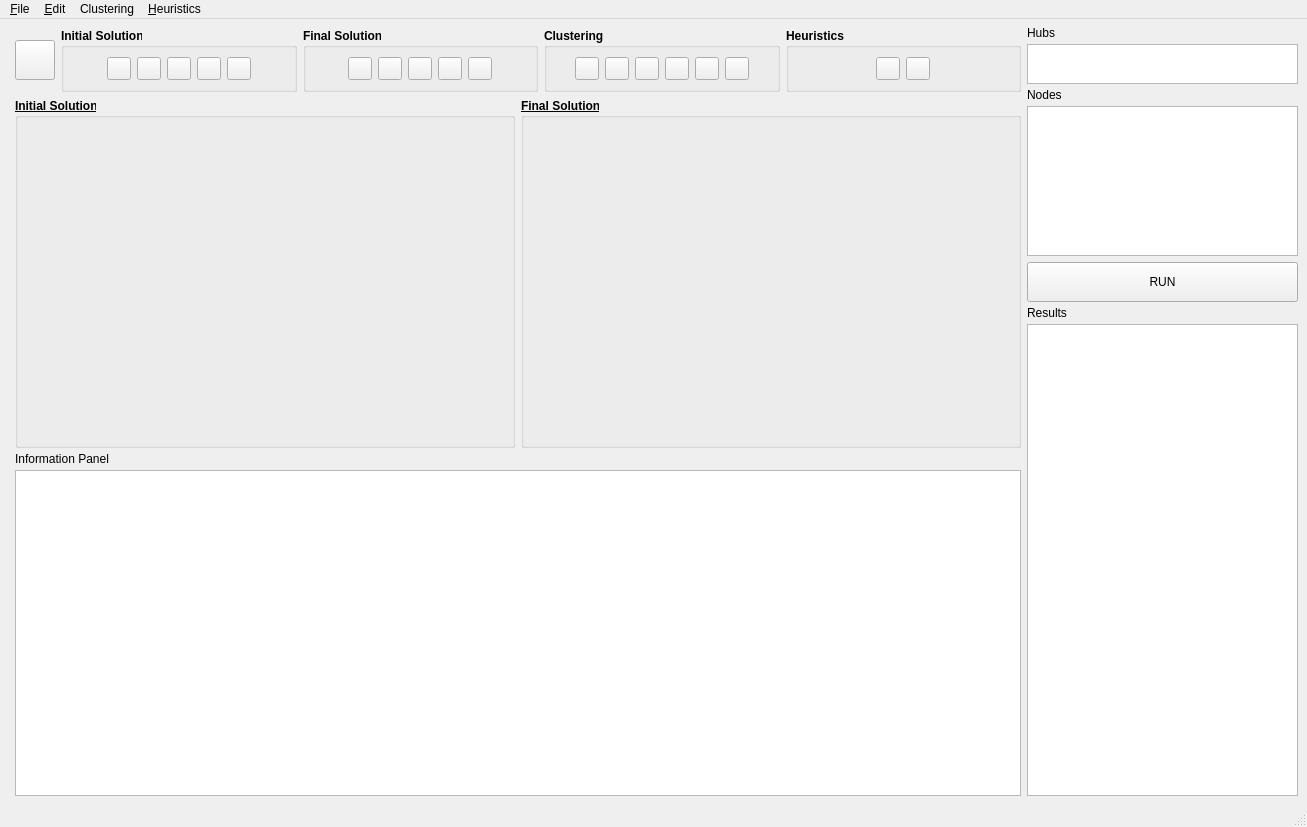
<?xml version="1.0" encoding="UTF-8"?>
<ui version="4.0">
 <class>MainWindow</class>
 <widget class="QMainWindow" name="MainWindow">
  <property name="geometry">
   <rect>
    <x>0</x>
    <y>0</y>
    <width>1307</width>
    <height>827</height>
   </rect>
  </property>
  <property name="windowTitle">
   <string>Hub Allocation U.I.</string>
  </property>
  <property name="windowIcon">
   <iconset>
    <normaloff>Icons/icons8-hub-64.png</normaloff>Icons/icons8-hub-64.png</iconset>
  </property>
  <widget class="QWidget" name="centralwidget">
   <layout class="QFormLayout" name="formLayout">
    <item row="0" column="1">
     <layout class="QHBoxLayout" name="horizontalLayout_8">
      <item>
       <layout class="QVBoxLayout" name="verticalLayout_8">
        <item>
         <layout class="QVBoxLayout" name="verticalLayout">
          <item>
           <layout class="QHBoxLayout" name="horizontalLayout_6">
            <item>
             <widget class="QToolButton" name="toolButton">
              <property name="minimumSize">
               <size>
                <width>40</width>
                <height>40</height>
               </size>
              </property>
              <property name="maximumSize">
               <size>
                <width>40</width>
                <height>40</height>
               </size>
              </property>
              <property name="text">
               <string/>
              </property>
              <property name="icon">
               <iconset>
                <normaloff>Icons/icons8-opened-folder-48.png</normaloff>Icons/icons8-opened-folder-48.png</iconset>
              </property>
             </widget>
            </item>
            <item>
             <layout class="QHBoxLayout" name="horizontalLayout_5">
              <item>
               <widget class="QGroupBox" name="groupBox">
                <property name="maximumSize">
                 <size>
                  <width>16777215</width>
                  <height>70</height>
                 </size>
                </property>
                <property name="font">
                 <font>
                  <weight>75</weight>
                  <bold>true</bold>
                 </font>
                </property>
                <property name="title">
                 <string>Initial Solution</string>
                </property>
                <layout class="QGridLayout" name="gridLayout">
                 <item row="0" column="0">
                  <layout class="QHBoxLayout" name="horizontalLayout">
                   <item>
                    <widget class="QToolButton" name="toolButton_I1">
                     <property name="text">
                      <string/>
                     </property>
                     <property name="icon">
                      <iconset>
                       <normaloff>Icons/icons8-save-48.png</normaloff>Icons/icons8-save-48.png</iconset>
                     </property>
                    </widget>
                   </item>
                   <item>
                    <widget class="QToolButton" name="toolButton_I2">
                     <property name="text">
                      <string/>
                     </property>
                     <property name="icon">
                      <iconset>
                       <normaloff>Icons/icons8-export-48.png</normaloff>Icons/icons8-export-48.png</iconset>
                     </property>
                    </widget>
                   </item>
                   <item>
                    <widget class="QToolButton" name="toolButton_I3">
                     <property name="text">
                      <string/>
                     </property>
                     <property name="icon">
                      <iconset>
                       <normaloff>Icons/icons8-erase-48.png</normaloff>Icons/icons8-erase-48.png</iconset>
                     </property>
                    </widget>
                   </item>
                   <item>
                    <widget class="QToolButton" name="toolButton_I4">
                     <property name="text">
                      <string/>
                     </property>
                     <property name="icon">
                      <iconset>
                       <normaloff>Icons/icons8-return-48.png</normaloff>Icons/icons8-return-48.png</iconset>
                     </property>
                    </widget>
                   </item>
                   <item>
                    <widget class="QToolButton" name="toolButton_I5">
                     <property name="text">
                      <string/>
                     </property>
                     <property name="icon">
                      <iconset>
                       <normaloff>Icons/icons8-forward-arrow-48.png</normaloff>Icons/icons8-forward-arrow-48.png</iconset>
                     </property>
                    </widget>
                   </item>
                  </layout>
                 </item>
                </layout>
               </widget>
              </item>
              <item>
               <widget class="QGroupBox" name="groupBox_2">
                <property name="maximumSize">
                 <size>
                  <width>16777215</width>
                  <height>70</height>
                 </size>
                </property>
                <property name="font">
                 <font>
                  <weight>75</weight>
                  <bold>true</bold>
                 </font>
                </property>
                <property name="title">
                 <string>Final Solution</string>
                </property>
                <layout class="QGridLayout" name="gridLayout_2">
                 <item row="0" column="0">
                  <layout class="QHBoxLayout" name="horizontalLayout_2">
                   <item>
                    <widget class="QToolButton" name="toolButton_F1">
                     <property name="text">
                      <string/>
                     </property>
                     <property name="icon">
                      <iconset>
                       <normaloff>Icons/icons8-save-48.png</normaloff>Icons/icons8-save-48.png</iconset>
                     </property>
                    </widget>
                   </item>
                   <item>
                    <widget class="QToolButton" name="toolButton_F2">
                     <property name="text">
                      <string/>
                     </property>
                     <property name="icon">
                      <iconset>
                       <normaloff>Icons/icons8-export-48.png</normaloff>Icons/icons8-export-48.png</iconset>
                     </property>
                    </widget>
                   </item>
                   <item>
                    <widget class="QToolButton" name="toolButton_F3">
                     <property name="text">
                      <string/>
                     </property>
                     <property name="icon">
                      <iconset>
                       <normaloff>Icons/icons8-erase-48.png</normaloff>Icons/icons8-erase-48.png</iconset>
                     </property>
                    </widget>
                   </item>
                   <item>
                    <widget class="QToolButton" name="toolButton_F4">
                     <property name="text">
                      <string/>
                     </property>
                     <property name="icon">
                      <iconset>
                       <normaloff>Icons/icons8-return-48.png</normaloff>Icons/icons8-return-48.png</iconset>
                     </property>
                    </widget>
                   </item>
                   <item>
                    <widget class="QToolButton" name="toolButton_F5">
                     <property name="text">
                      <string/>
                     </property>
                     <property name="icon">
                      <iconset>
                       <normaloff>Icons/icons8-forward-arrow-48.png</normaloff>Icons/icons8-forward-arrow-48.png</iconset>
                     </property>
                    </widget>
                   </item>
                  </layout>
                 </item>
                </layout>
               </widget>
              </item>
              <item>
               <widget class="QGroupBox" name="groupBox_3">
                <property name="maximumSize">
                 <size>
                  <width>16777215</width>
                  <height>70</height>
                 </size>
                </property>
                <property name="font">
                 <font>
                  <weight>75</weight>
                  <bold>true</bold>
                 </font>
                </property>
                <property name="title">
                 <string>Clustering</string>
                </property>
                <layout class="QGridLayout" name="gridLayout_3">
                 <item row="0" column="0">
                  <layout class="QHBoxLayout" name="horizontalLayout_3">
                   <item>
                    <widget class="QToolButton" name="toolButton_C1">
                     <property name="text">
                      <string/>
                     </property>
                     <property name="icon">
                      <iconset>
                       <normaloff>Icons/icons8-cluster-64.png</normaloff>Icons/icons8-cluster-64.png</iconset>
                     </property>
                    </widget>
                   </item>
                   <item>
                    <widget class="QToolButton" name="toolButton_C2">
                     <property name="text">
                      <string/>
                     </property>
                     <property name="icon">
                      <iconset>
                       <normaloff>Icons/icons8-affinity-publisher-48.png</normaloff>Icons/icons8-affinity-publisher-48.png</iconset>
                     </property>
                    </widget>
                   </item>
                   <item>
                    <widget class="QToolButton" name="toolButton_C3">
                     <property name="text">
                      <string/>
                     </property>
                     <property name="icon">
                      <iconset>
                       <normaloff>Icons/icons8-metamorphose-100.png</normaloff>Icons/icons8-metamorphose-100.png</iconset>
                     </property>
                    </widget>
                   </item>
                   <item>
                    <widget class="QToolButton" name="toolButton_C4">
                     <property name="text">
                      <string/>
                     </property>
                     <property name="icon">
                      <iconset>
                       <normaloff>Icons/icons8-audio-wave2-100.png</normaloff>Icons/icons8-audio-wave2-100.png</iconset>
                     </property>
                    </widget>
                   </item>
                   <item>
                    <widget class="QToolButton" name="toolButton_C5">
                     <property name="text">
                      <string/>
                     </property>
                     <property name="icon">
                      <iconset>
                       <normaloff>Icons/icons8-hierarchical-structure-64.png</normaloff>Icons/icons8-hierarchical-structure-64.png</iconset>
                     </property>
                    </widget>
                   </item>
                   <item>
                    <widget class="QToolButton" name="toolButton_C6">
                     <property name="text">
                      <string/>
                     </property>
                     <property name="icon">
                      <iconset>
                       <normaloff>Icons/icons8-detikberitaid-48.png</normaloff>Icons/icons8-detikberitaid-48.png</iconset>
                     </property>
                    </widget>
                   </item>
                  </layout>
                 </item>
                </layout>
               </widget>
              </item>
              <item>
               <widget class="QGroupBox" name="groupBox_4">
                <property name="minimumSize">
                 <size>
                  <width>0</width>
                  <height>0</height>
                 </size>
                </property>
                <property name="maximumSize">
                 <size>
                  <width>16777215</width>
                  <height>70</height>
                 </size>
                </property>
                <property name="font">
                 <font>
                  <weight>75</weight>
                  <bold>true</bold>
                 </font>
                </property>
                <property name="title">
                 <string>Heuristics</string>
                </property>
                <layout class="QGridLayout" name="gridLayout_4">
                 <item row="0" column="0">
                  <layout class="QHBoxLayout" name="horizontalLayout_4">
                   <item>
                    <widget class="QToolButton" name="toolButton_H1">
                     <property name="text">
                      <string/>
                     </property>
                     <property name="icon">
                      <iconset>
                       <normaloff>Icons/icons8-h-32.png</normaloff>Icons/icons8-h-32.png</iconset>
                     </property>
                    </widget>
                   </item>
                   <item>
                    <widget class="QToolButton" name="toolButton_H2">
                     <property name="text">
                      <string/>
                     </property>
                     <property name="icon">
                      <iconset>
                       <normaloff>Icons/icons8-a-32.png</normaloff>Icons/icons8-a-32.png</iconset>
                     </property>
                    </widget>
                   </item>
                  </layout>
                 </item>
                </layout>
               </widget>
              </item>
             </layout>
            </item>
           </layout>
          </item>
          <item>
           <layout class="QHBoxLayout" name="horizontalLayout_7">
            <item>
             <widget class="QGroupBox" name="groupBox_5">
              <property name="minimumSize">
               <size>
                <width>500</width>
                <height>350</height>
               </size>
              </property>
              <property name="maximumSize">
               <size>
                <width>500</width>
                <height>350</height>
               </size>
              </property>
              <property name="font">
               <font>
                <weight>75</weight>
                <bold>true</bold>
                <underline>true</underline>
               </font>
              </property>
              <property name="title">
               <string>Initial Solution</string>
              </property>
              <widget class="QLabel" name="label_In">
               <property name="geometry">
                <rect>
                 <x>10</x>
                 <y>20</y>
                 <width>431</width>
                 <height>261</height>
                </rect>
               </property>
               <property name="text">
                <string/>
               </property>
              </widget>
             </widget>
            </item>
            <item>
             <widget class="QGroupBox" name="groupBox_6">
              <property name="minimumSize">
               <size>
                <width>500</width>
                <height>350</height>
               </size>
              </property>
              <property name="maximumSize">
               <size>
                <width>500</width>
                <height>350</height>
               </size>
              </property>
              <property name="font">
               <font>
                <weight>75</weight>
                <bold>true</bold>
                <underline>true</underline>
               </font>
              </property>
              <property name="title">
               <string>Final Solution</string>
              </property>
              <widget class="QLabel" name="label__Fin">
               <property name="geometry">
                <rect>
                 <x>10</x>
                 <y>20</y>
                 <width>431</width>
                 <height>261</height>
                </rect>
               </property>
               <property name="text">
                <string/>
               </property>
              </widget>
             </widget>
            </item>
           </layout>
          </item>
         </layout>
        </item>
        <item>
         <layout class="QVBoxLayout" name="verticalLayout_7">
          <item>
           <widget class="QLabel" name="label_6">
            <property name="minimumSize">
             <size>
              <width>250</width>
              <height>10</height>
             </size>
            </property>
            <property name="maximumSize">
             <size>
              <width>16777215</width>
              <height>10</height>
             </size>
            </property>
            <property name="text">
             <string>Information Panel</string>
            </property>
           </widget>
          </item>
          <item>
           <widget class="QListWidget" name="listWidget_Info"/>
          </item>
         </layout>
        </item>
       </layout>
      </item>
      <item>
       <layout class="QVBoxLayout" name="verticalLayout_6">
        <item>
         <layout class="QVBoxLayout" name="verticalLayout_4">
          <item>
           <layout class="QVBoxLayout" name="verticalLayout_2">
            <property name="sizeConstraint">
             <enum>QLayout::SetDefaultConstraint</enum>
            </property>
            <item>
             <widget class="QLabel" name="label_3">
              <property name="minimumSize">
               <size>
                <width>250</width>
                <height>10</height>
               </size>
              </property>
              <property name="maximumSize">
               <size>
                <width>16777215</width>
                <height>10</height>
               </size>
              </property>
              <property name="text">
               <string>Hubs</string>
              </property>
             </widget>
            </item>
            <item>
             <widget class="QListView" name="listView_Hubs">
              <property name="minimumSize">
               <size>
                <width>250</width>
                <height>40</height>
               </size>
              </property>
              <property name="maximumSize">
               <size>
                <width>16777215</width>
                <height>40</height>
               </size>
              </property>
             </widget>
            </item>
           </layout>
          </item>
          <item>
           <layout class="QVBoxLayout" name="verticalLayout_3">
            <property name="sizeConstraint">
             <enum>QLayout::SetDefaultConstraint</enum>
            </property>
            <item>
             <widget class="QLabel" name="label_4">
              <property name="minimumSize">
               <size>
                <width>250</width>
                <height>10</height>
               </size>
              </property>
              <property name="maximumSize">
               <size>
                <width>16777215</width>
                <height>10</height>
               </size>
              </property>
              <property name="text">
               <string>Nodes</string>
              </property>
             </widget>
            </item>
            <item>
             <widget class="QListView" name="listView_Nodes">
              <property name="minimumSize">
               <size>
                <width>250</width>
                <height>90</height>
               </size>
              </property>
              <property name="maximumSize">
               <size>
                <width>16777215</width>
                <height>150</height>
               </size>
              </property>
             </widget>
            </item>
            <item>
             <widget class="QToolButton" name="toolButton_Run">
              <property name="sizePolicy">
               <sizepolicy hsizetype="Expanding" vsizetype="Fixed">
                <horstretch>0</horstretch>
                <verstretch>0</verstretch>
               </sizepolicy>
              </property>
              <property name="minimumSize">
               <size>
                <width>250</width>
                <height>40</height>
               </size>
              </property>
              <property name="maximumSize">
               <size>
                <width>16777215</width>
                <height>40</height>
               </size>
              </property>
              <property name="text">
               <string>RUN</string>
              </property>
             </widget>
            </item>
           </layout>
          </item>
         </layout>
        </item>
        <item>
         <layout class="QVBoxLayout" name="verticalLayout_5">
          <item>
           <widget class="QLabel" name="label_5">
            <property name="minimumSize">
             <size>
              <width>250</width>
              <height>10</height>
             </size>
            </property>
            <property name="maximumSize">
             <size>
              <width>16777215</width>
              <height>10</height>
             </size>
            </property>
            <property name="text">
             <string>Results</string>
            </property>
           </widget>
          </item>
          <item>
           <widget class="QListWidget" name="listWidget_Result"/>
          </item>
         </layout>
        </item>
       </layout>
      </item>
     </layout>
    </item>
   </layout>
  </widget>
  <widget class="QMenuBar" name="menubar">
   <property name="geometry">
    <rect>
     <x>0</x>
     <y>0</y>
     <width>1307</width>
     <height>26</height>
    </rect>
   </property>
   <widget class="QMenu" name="menu_File">
    <property name="title">
     <string>&amp;File</string>
    </property>
    <widget class="QMenu" name="menu_Export_As">
     <property name="title">
      <string>&amp;Export As</string>
     </property>
     <property name="icon">
      <iconset>
       <normaloff>Icons/icons8-export-48.png</normaloff>Icons/icons8-export-48.png</iconset>
     </property>
     <addaction name="action_Initial_Solution"/>
     <addaction name="action_Final_Solution"/>
    </widget>
    <addaction name="action_oPEN_dATA"/>
    <addaction name="separator"/>
    <addaction name="action_Save_Initial_Solution"/>
    <addaction name="action_Save_Final_Solution"/>
    <addaction name="separator"/>
    <addaction name="menu_Export_As"/>
    <addaction name="separator"/>
    <addaction name="action_Exit"/>
   </widget>
   <widget class="QMenu" name="menu_Edit">
    <property name="title">
     <string>&amp;Edit</string>
    </property>
    <widget class="QMenu" name="menu_Clear">
     <property name="title">
      <string>&amp;Clear</string>
     </property>
     <property name="icon">
      <iconset>
       <normaloff>Icons/icons8-erase-48.png</normaloff>Icons/icons8-erase-48.png</iconset>
     </property>
     <addaction name="action_Initial_Solution_2"/>
     <addaction name="action_Final_Solution_2"/>
    </widget>
    <widget class="QMenu" name="menu_Undo">
     <property name="title">
      <string>&amp;Undo</string>
     </property>
     <property name="icon">
      <iconset>
       <normaloff>Icons/icons8-return-48.png</normaloff>Icons/icons8-return-48.png</iconset>
     </property>
     <addaction name="action_Initial_Solution_3"/>
     <addaction name="action_Final_Solution_3"/>
    </widget>
    <widget class="QMenu" name="menu_Redo">
     <property name="title">
      <string>&amp;Redo</string>
     </property>
     <property name="icon">
      <iconset>
       <normaloff>Icons/icons8-forward-arrow-48.png</normaloff>Icons/icons8-forward-arrow-48.png</iconset>
     </property>
     <addaction name="action_Initial_Solution_4"/>
     <addaction name="action_Final_Solution_4"/>
    </widget>
    <addaction name="menu_Clear"/>
    <addaction name="separator"/>
    <addaction name="menu_Undo"/>
    <addaction name="menu_Redo"/>
   </widget>
   <widget class="QMenu" name="menuClustering">
    <property name="title">
     <string>Clustering</string>
    </property>
    <addaction name="action_K_Means"/>
    <addaction name="action_Affinitiy_Propagation"/>
    <addaction name="action_Means_Shift"/>
    <addaction name="action_Spectral_Clustering"/>
    <addaction name="action_Hierarchical_Clustering"/>
    <addaction name="action_DBSCAN"/>
   </widget>
   <widget class="QMenu" name="menu_Heuristics">
    <property name="title">
     <string>&amp;Heuristics</string>
    </property>
    <addaction name="action_Hill_Climbing"/>
    <addaction name="action_Simulated_Anneling"/>
   </widget>
   <addaction name="menu_File"/>
   <addaction name="menu_Edit"/>
   <addaction name="menuClustering"/>
   <addaction name="menu_Heuristics"/>
  </widget>
  <widget class="QStatusBar" name="statusbar"/>
  <action name="action_oPEN_dATA">
   <property name="icon">
    <iconset>
     <normaloff>Icons/icons8-opened-folder-48.png</normaloff>Icons/icons8-opened-folder-48.png</iconset>
   </property>
   <property name="text">
    <string>&amp;Open Data</string>
   </property>
   <property name="shortcut">
    <string>Ctrl+O</string>
   </property>
  </action>
  <action name="action_Save_Initial_Solution">
   <property name="checkable">
    <bool>true</bool>
   </property>
   <property name="enabled">
    <bool>false</bool>
   </property>
   <property name="icon">
    <iconset>
     <normaloff>Icons/icons8-save-48.png</normaloff>Icons/icons8-save-48.png</iconset>
   </property>
   <property name="text">
    <string>&amp;Save Initial Solution</string>
   </property>
   <property name="shortcut">
    <string>Ctrl+S</string>
   </property>
  </action>
  <action name="action_Save_Final_Solution">
   <property name="checkable">
    <bool>true</bool>
   </property>
   <property name="enabled">
    <bool>false</bool>
   </property>
   <property name="icon">
    <iconset>
     <normaloff>Icons/icons8-save-48.png</normaloff>Icons/icons8-save-48.png</iconset>
   </property>
   <property name="text">
    <string>&amp;Save Final Solution</string>
   </property>
  </action>
  <action name="action_Exit">
   <property name="icon">
    <iconset>
     <normaloff>Icons/icons8-close-48.png</normaloff>Icons/icons8-close-48.png</iconset>
   </property>
   <property name="text">
    <string>&amp;Exit</string>
   </property>
   <property name="shortcut">
    <string>Shift+F4</string>
   </property>
  </action>
  <action name="action_Initial_Solution">
   <property name="checkable">
    <bool>true</bool>
   </property>
   <property name="enabled">
    <bool>false</bool>
   </property>
   <property name="icon">
    <iconset>
     <normaloff>Icons/icons8-incoming-data-48.png</normaloff>Icons/icons8-incoming-data-48.png</iconset>
   </property>
   <property name="text">
    <string>&amp;Initial Solution</string>
   </property>
  </action>
  <action name="action_Final_Solution">
   <property name="checkable">
    <bool>true</bool>
   </property>
   <property name="enabled">
    <bool>false</bool>
   </property>
   <property name="icon">
    <iconset>
     <normaloff>Icons/icons8-outgoing-data-48.png</normaloff>Icons/icons8-outgoing-data-48.png</iconset>
   </property>
   <property name="text">
    <string>&amp;Final Solution</string>
   </property>
  </action>
  <action name="action_Initial_Solution_2">
   <property name="checkable">
    <bool>true</bool>
   </property>
   <property name="enabled">
    <bool>false</bool>
   </property>
   <property name="icon">
    <iconset>
     <normaloff>Icons/icons8-incoming-data-48.png</normaloff>Icons/icons8-incoming-data-48.png</iconset>
   </property>
   <property name="text">
    <string>&amp;Initial Solution</string>
   </property>
   <property name="shortcut">
    <string>Ctrl+L</string>
   </property>
  </action>
  <action name="action_Initial_Solution_3">
   <property name="checkable">
    <bool>true</bool>
   </property>
   <property name="enabled">
    <bool>false</bool>
   </property>
   <property name="icon">
    <iconset>
     <normaloff>Icons/icons8-incoming-data-48.png</normaloff>Icons/icons8-incoming-data-48.png</iconset>
   </property>
   <property name="text">
    <string>&amp;Initial Solution</string>
   </property>
   <property name="shortcut">
    <string>Ctrl+Left</string>
   </property>
  </action>
  <action name="action_Initial_Solution_4">
   <property name="checkable">
    <bool>true</bool>
   </property>
   <property name="enabled">
    <bool>false</bool>
   </property>
   <property name="icon">
    <iconset>
     <normaloff>Icons/icons8-incoming-data-48.png</normaloff>Icons/icons8-incoming-data-48.png</iconset>
   </property>
   <property name="text">
    <string>&amp;Initial Solution</string>
   </property>
   <property name="shortcut">
    <string>Ctrl+Right</string>
   </property>
  </action>
  <action name="action_Final_Solution_2">
   <property name="checkable">
    <bool>true</bool>
   </property>
   <property name="enabled">
    <bool>false</bool>
   </property>
   <property name="icon">
    <iconset>
     <normaloff>Icons/icons8-outgoing-data-48.png</normaloff>Icons/icons8-outgoing-data-48.png</iconset>
   </property>
   <property name="text">
    <string>&amp;Final Solution</string>
   </property>
   <property name="shortcut">
    <string>Ctrl+Shift+L</string>
   </property>
  </action>
  <action name="action_Final_Solution_3">
   <property name="checkable">
    <bool>true</bool>
   </property>
   <property name="enabled">
    <bool>false</bool>
   </property>
   <property name="icon">
    <iconset>
     <normaloff>Icons/icons8-outgoing-data-48.png</normaloff>Icons/icons8-outgoing-data-48.png</iconset>
   </property>
   <property name="text">
    <string>&amp;Final Solution</string>
   </property>
   <property name="shortcut">
    <string>Ctrl+Shift+Left</string>
   </property>
  </action>
  <action name="action_Final_Solution_4">
   <property name="checkable">
    <bool>true</bool>
   </property>
   <property name="enabled">
    <bool>false</bool>
   </property>
   <property name="icon">
    <iconset>
     <normaloff>Icons/icons8-outgoing-data-48.png</normaloff>Icons/icons8-outgoing-data-48.png</iconset>
   </property>
   <property name="text">
    <string>&amp;Final Solution</string>
   </property>
   <property name="shortcut">
    <string>Ctrl+Shift+Right</string>
   </property>
  </action>
  <action name="action_K_Means">
   <property name="icon">
    <iconset>
     <normaloff>Icons/icons8-cluster-64.png</normaloff>Icons/icons8-cluster-64.png</iconset>
   </property>
   <property name="text">
    <string>&amp;K-Means</string>
   </property>
   <property name="shortcut">
    <string>Ctrl++</string>
   </property>
  </action>
  <action name="action_Affinitiy_Propagation">
   <property name="icon">
    <iconset>
     <normaloff>Icons/icons8-affinity-publisher-48.png</normaloff>Icons/icons8-affinity-publisher-48.png</iconset>
   </property>
   <property name="text">
    <string>&amp;Affinitiy Propagation</string>
   </property>
   <property name="shortcut">
    <string>Ctrl+-</string>
   </property>
  </action>
  <action name="action_Means_Shift">
   <property name="icon">
    <iconset>
     <normaloff>Icons/icons8-metamorphose-100.png</normaloff>Icons/icons8-metamorphose-100.png</iconset>
   </property>
   <property name="text">
    <string>&amp;Means-Shift</string>
   </property>
  </action>
  <action name="action_Spectral_Clustering">
   <property name="icon">
    <iconset>
     <normaloff>Icons/icons8-audio-wave2-100.png</normaloff>Icons/icons8-audio-wave2-100.png</iconset>
   </property>
   <property name="text">
    <string>&amp;Spectral Clustering</string>
   </property>
  </action>
  <action name="action_Hierarchical_Clustering">
   <property name="icon">
    <iconset>
     <normaloff>Icons/icons8-hierarchical-structure-64.png</normaloff>Icons/icons8-hierarchical-structure-64.png</iconset>
   </property>
   <property name="text">
    <string>&amp;Hierarchical Clustering</string>
   </property>
  </action>
  <action name="action_DBSCAN">
   <property name="icon">
    <iconset>
     <normaloff>Icons/icons8-detikberitaid-48.png</normaloff>Icons/icons8-detikberitaid-48.png</iconset>
   </property>
   <property name="text">
    <string>&amp;DBSCAN</string>
   </property>
  </action>
  <action name="action_Hill_Climbing">
   <property name="checkable">
    <bool>true</bool>
   </property>
   <property name="enabled">
    <bool>false</bool>
   </property>
   <property name="icon">
    <iconset>
     <normaloff>Icons/icons8-h-32.png</normaloff>Icons/icons8-h-32.png</iconset>
   </property>
   <property name="text">
    <string>&amp;Hill Climbing</string>
   </property>
   <property name="shortcut">
    <string>Shift+S</string>
   </property>
  </action>
  <action name="action_Simulated_Anneling">
   <property name="checkable">
    <bool>true</bool>
   </property>
   <property name="enabled">
    <bool>false</bool>
   </property>
   <property name="icon">
    <iconset>
     <normaloff>Icons/icons8-a-32.png</normaloff>Icons/icons8-a-32.png</iconset>
   </property>
   <property name="text">
    <string>&amp;Simulated Annealing</string>
   </property>
   <property name="shortcut">
    <string>Ctrl+B</string>
   </property>
  </action>
 </widget>
 <resources/>
 <connections/>
</ui>
